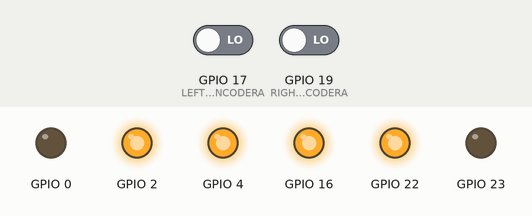
This program was run on a simulated ESP32. On the bench: output pins drawn as LEDs (lit = HIGH). The test bench sets the inputs (shaded band); at power-on: GPIO 17 (LEFT_ENCODERA) LOW, GPIO 19 (RIGHT_ENCODERA) LOW. What the program prints to the serial monitor is not drawn.

Above: at 0.1 s.
Timing chart, 0 to 1.6 s (numbered marks = the images above):
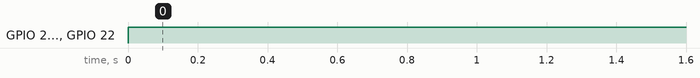

Measured:
- by itself, GPIO 2, GPIO 4, GPIO 16, GPIO 22: LOW → HIGH at 0.00 s

The program:

main.cpp
```cpp
#include <Arduino.h>
#include "Motor.h"


#define EN_1 4
#define EN_2 16
#define M1_FORWARD 2
#define M1_BACKWARD 0
#define M2_FORWARD 22
#define M2_BACKWARD 23

#define LEFT_ENCODERA 17
#define LEFT_ENCODERB 5
#define RIGHT_ENCODERA 19
#define RIGHT_ENCODERB 18

volatile long left_encoderCount = 0;
volatile long right_encoderCount = 0;

float kp_distance = 4;
float kd_distance = 6;


float lastErrorDistance = 0;
float lastErrorAngle = 0;

long distanceController(int target, float kp, float kd);
long angleController(int angle, float kp, float kd);
void moveForward(int cells);

void left_encoder()
{
    if (digitalRead(LEFT_ENCODERA) > digitalRead(LEFT_ENCODERB))
    {
        left_encoderCount++;
    }
    else
    {
        left_encoderCount--;
    }
}

void right_encoder()
{

    if (digitalRead(RIGHT_ENCODERA) > digitalRead(RIGHT_ENCODERB))
    {
        right_encoderCount++;
    }
    else
    {
        right_encoderCount--;
    }
}

Motor left_motor(EN_1, M1_FORWARD, M1_BACKWARD);
Motor right_motor(EN_2, M2_FORWARD, M2_BACKWARD);

void setup()
{
    Serial.begin(115200); // Init Serial at 115200 Baud Rate.

    pinMode(LEFT_ENCODERA, INPUT);
    pinMode(LEFT_ENCODERB, INPUT);
    pinMode(RIGHT_ENCODERA, INPUT);
    pinMode(RIGHT_ENCODERB, INPUT);

    attachInterrupt(digitalPinToInterrupt(LEFT_ENCODERA), left_encoder, RISING);
    attachInterrupt(digitalPinToInterrupt(RIGHT_ENCODERA), right_encoder, RISING);

    moveForward(10);

}
void loop()
{
    moveForward(1);
}

long distanceController(int target, float kp, float kd)
{

    long encoderCount = (left_encoderCount + right_encoderCount) / 2;
    long error = target - encoderCount;
    if (abs(error) < 3)
    {
        return 0;
    }
    double P = kp * error;
    double D = kd * (error - lastErrorDistance);

    long output = (long) P + D;
    lastErrorDistance = error;
    return output;
}
// long angleController(int angle, float kp, float kd)
// {
//     long angleTicks = angle * 50;
//     long error = angleTicks - (left_encoderCount - right_encoderCount);
//     double P = kp * error;
//     double D = kd * (error - lastErrorDistance);
//     long output = (long) (P + D);
//     lastErrorAngle = error;
//     return output;
// }

void moveForward(int cells)
{
    long target = cells * 500;

    long u = distanceController(target, kp_distance, kd_distance);
    while (u != 0)
    {
        u = distanceController(target, kp_distance, kd_distance);
        int speed = (int) constrain(abs(u), 0, 255);
        Serial.println(speed);
        right_motor.setSpeed(speed);
        left_motor.setSpeed(speed);

        if (u > 0)
        {
            right_motor.forward();
            left_motor.forward();
        }
        else if (u < 0)
        {
            right_motor.backward();
            left_motor.backward();
        }
        else
        {
            right_motor.stop();
            left_motor.stop();
        }
    }


}
```

Motor.h
```cpp
#ifndef MOTOR_H
#define MOTOR_H

#include <Arduino.h>

class Motor {
public:
    Motor(int en, int forwardPin, int backwardPin);
    void setSpeed(int speed);
    void forward();
    void backward();
    void stop();

private:
    int en;
    int forwardPin;
    int backwardPin;
};

#endif
```

main_test.cpp
```cpp
// #include <Arduino.h>

// #define IR_T1 19
// #define IR_T2 18
// #define IR_T3 5
// #define IR_T4 17

// #define IR_R1 16
// #define IR_R2 4
// #define IR_R3 0
// #define IR_R4 2

// void setup()
// {
//     Serial.begin(115200); // Init Serial at 115200 Baud Rate.

//     pinMode(IR_T1, OUTPUT);
//     pinMode(IR_T2, OUTPUT);
//     pinMode(IR_T3, OUTPUT);
//     pinMode(IR_T4, OUTPUT);

//     pinMode(IR_R1, INPUT);
//     pinMode(IR_R2, INPUT);
//     pinMode(IR_R3, INPUT);
//     pinMode(IR_R4, INPUT);


// }

// void loop()
// {
//     digitalWrite(IR_T1, HIGH);
//     delay(1);
//     Serial.println(digitalRead(IR_R1));
//     digitalWrite(IR_T1, LOW);
//     delay(1000);

//     digitalWrite(IR_T2, HIGH);
//     delay(1);
//     Serial.println(digitalRead(IR_R2));
//     digitalWrite(IR_T2, LOW);
//     delay(1000);

//     digitalWrite(IR_T3, HIGH);
//     delay(1);
//     Serial.println(digitalRead(IR_R3));
//     digitalWrite(IR_T3, LOW);
//     delay(1000);


//     digitalWrite(IR_T4, HIGH);
//     delay(1);
//     Serial.println(digitalRead(IR_R4));
//     digitalWrite(IR_T4, LOW);
//     delay(1000);
// }
```

motor.cpp
```cpp
#include "Motor.h"

Motor::Motor(int en, int forwardPin, int backwardPin) {
    this->en = en;
    this->forwardPin = forwardPin;
    this->backwardPin = backwardPin;
    pinMode(en, OUTPUT);
    pinMode(forwardPin, OUTPUT);
    pinMode(backwardPin, OUTPUT);
}

void Motor::setSpeed(int speed) {
    analogWrite(en, speed);
}

void Motor::forward() {
    digitalWrite(forwardPin, HIGH);
    digitalWrite(backwardPin, LOW);
}

void Motor::backward() {
    digitalWrite(forwardPin, LOW);
    digitalWrite(backwardPin, HIGH);
}

void Motor::stop() {
    digitalWrite(forwardPin, LOW);
    digitalWrite(backwardPin, LOW);
}
```
